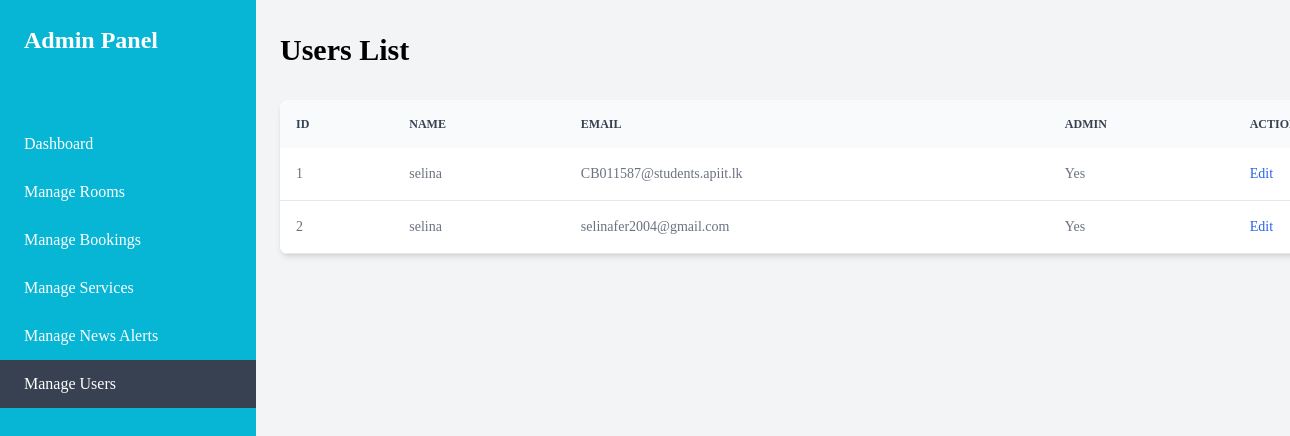
The page /users (signed in) on the database its author committed.
### tables this page shows
CREATE TABLE Users (
    userID INTEGER PRIMARY KEY,
    name VARCHAR(255),
    username VARCHAR(255),
    email VARCHAR(255),
    password_hash TEXT,
    is_admin BOOLEAN NOT NULL DEFAULT 0,
    phone_number VARCHAR(100),
    nic VARCHAR(255),
    created_at DATETIME
, surname VARCHAR(255));

### main.py (the view)
@app.route('/users')
def view_users():
    if not session.get('is_admin'):
        flash('Unauthorized access. Admins only!', 'error')
        return redirect(url_for('login'))
    conn = get_db_connection()
    users = conn.execute('SELECT * FROM Users').fetchall()
    conn.close()
    return render_template('view_users.html', users=users)

### main.py (called while the page is built)
def get_db_connection():
    conn = sqlite3.connect('hotel_management.db')
    conn.row_factory = sqlite3.Row
    return conn

### templates/view_users.html (shortened to what this page needs)
<!DOCTYPE html>
<html lang="en">
<head>
    <link href="{{ url_for('static', filename='output.css') }}" rel="stylesheet">
</head>
<body class="bg-gray-100 text-black">
    <div class="fixed top-0 left-0 h-full w-64 bg-cyan-500 text-white flex flex-col">
        <div class="text-2xl font-semibold p-6">Admin Panel</div>
        <nav class="mt-10">
            <a href="{{ url_for('admin_panel') }}" class="block px-6 py-3 hover:bg-gray-700">Dashboard</a>
            <a href="{{ url_for('admin_rooms') }}" class="block px-6 py-3 hover:bg-gray-700">Manage Rooms</a>
            <a href="{{ url_for('manage_bookings') }}" class="block px-6 py-3 hover:bg-gray-700">Manage Bookings</a>
            <a href="{{ url_for('list_services') }}" class="block px-6 py-3 hover:bg-gray-700">Manage Services</a>
            <a href="{{ url_for('manage_news_alerts') }}" class="block px-6 py-3 hover:bg-gray-700">Manage News Alerts</a>
            <a href="{{ url_for('view_users') }}" class="block px-6 py-3 hover:bg-gray-700 bg-gray-700">Manage Users</a>
        </nav>
    </div>
    <div class="ml-64 container mx-auto my-8 px-6">
        <h1 class="text-3xl font-semibold mb-8 text-left">Users List</h1>
        <div class="relative overflow-x-auto shadow-md sm:rounded-lg mt-4">
            <table class="min-w-full text-sm text-left rtl:text-right text-gray-500 dark:text-gray-400">
                <thead class="text-xs text-gray-700 uppercase bg-gray-50 dark:bg-gray-700 dark:text-gray-400">
                    <tr>
                        <th class="px-4 py-4 text-left whitespace-nowrap">ID</th>
                        <th class="px-4 py-4 text-left whitespace-nowrap">Name</th>
                        <th class="px-4 py-4 text-left whitespace-nowrap">Email</th>
                        <th class="px-4 py-4 text-left whitespace-nowrap">Admin</th>
                        <th class="px-4 py-4 text-left whitespace-nowrap">Actions</th>
                    </tr>
                </thead>
                <tbody>
                    {% for user in users %}
                    <tr class="bg-white border-b dark:bg-gray-800 dark:border-gray-700 hover:bg-gray-50 dark:hover:bg-gray-600">
                        <td class="px-4 py-4 ">{{ user.userID }}</td>
                        <td class="px-4 py-4 ">{{ user.name }}</td>
                        <td class="px-4 py-4 ">{{ user.email }}</td>
                        <td class="px-4 py-4 ">{{ 'Yes' if user.is_admin else 'No' }}</td>
                        <td class="px-4 py-4 text-left whitespace-nowrap">
                            <a href="{{ url_for('edit_user', user_id=user.userID) }}" class="text-blue-600 mr-4">Edit</a>
                        </td>
                    </tr>
                    {% endfor %}
                </tbody>
            </table>
        </div>
    </div>
</body>
</html>

### templates/view_users.html (style rules this page uses)
body { font-family:serif; }

### rows shown on the page
Users: userID "1", name "selina", email "CB011587@students.apiit.lk", is_admin "Yes"
Users: userID "2", name "selina", email "selinafer2004@gmail.com", is_admin "Yes"
